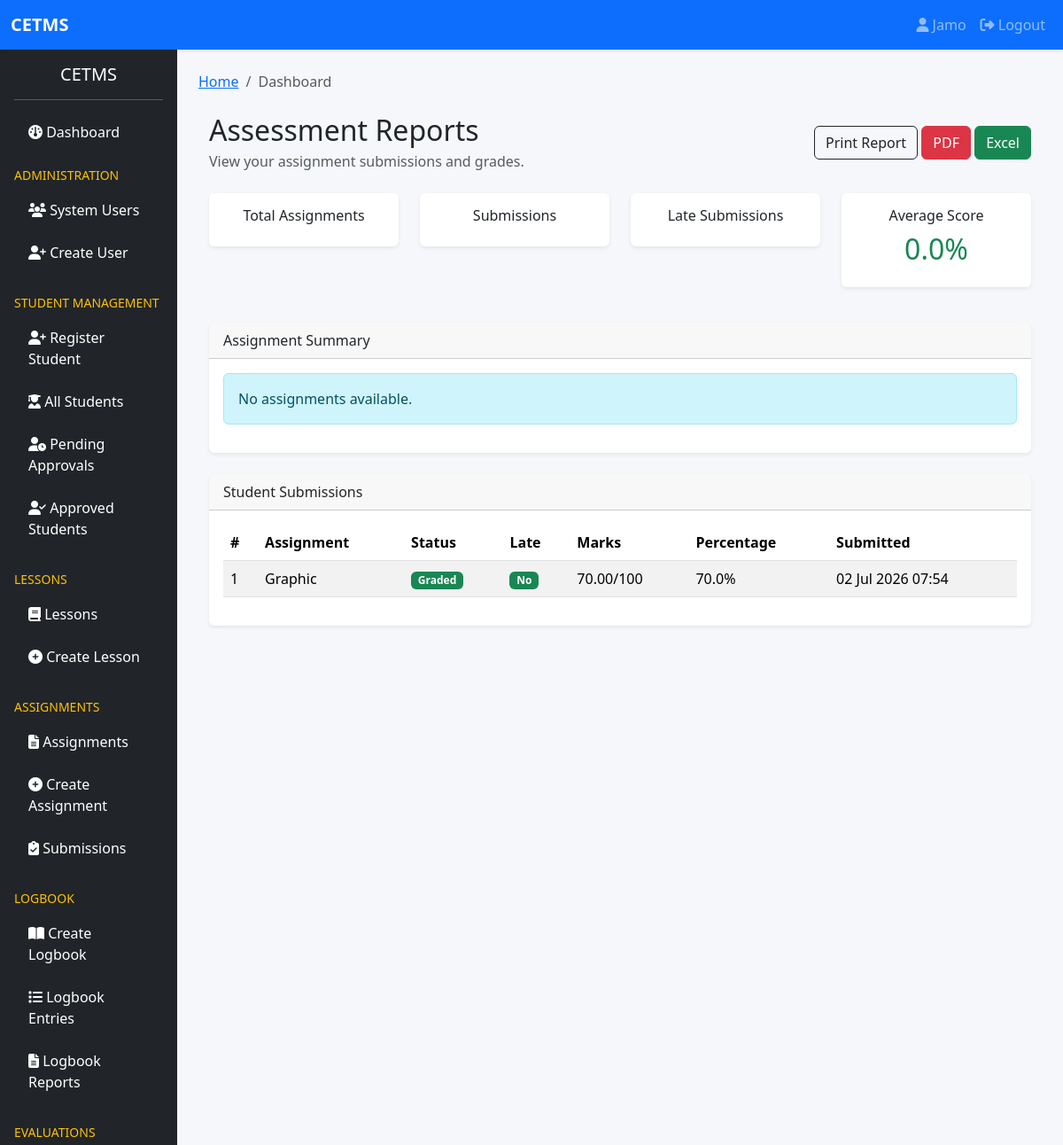
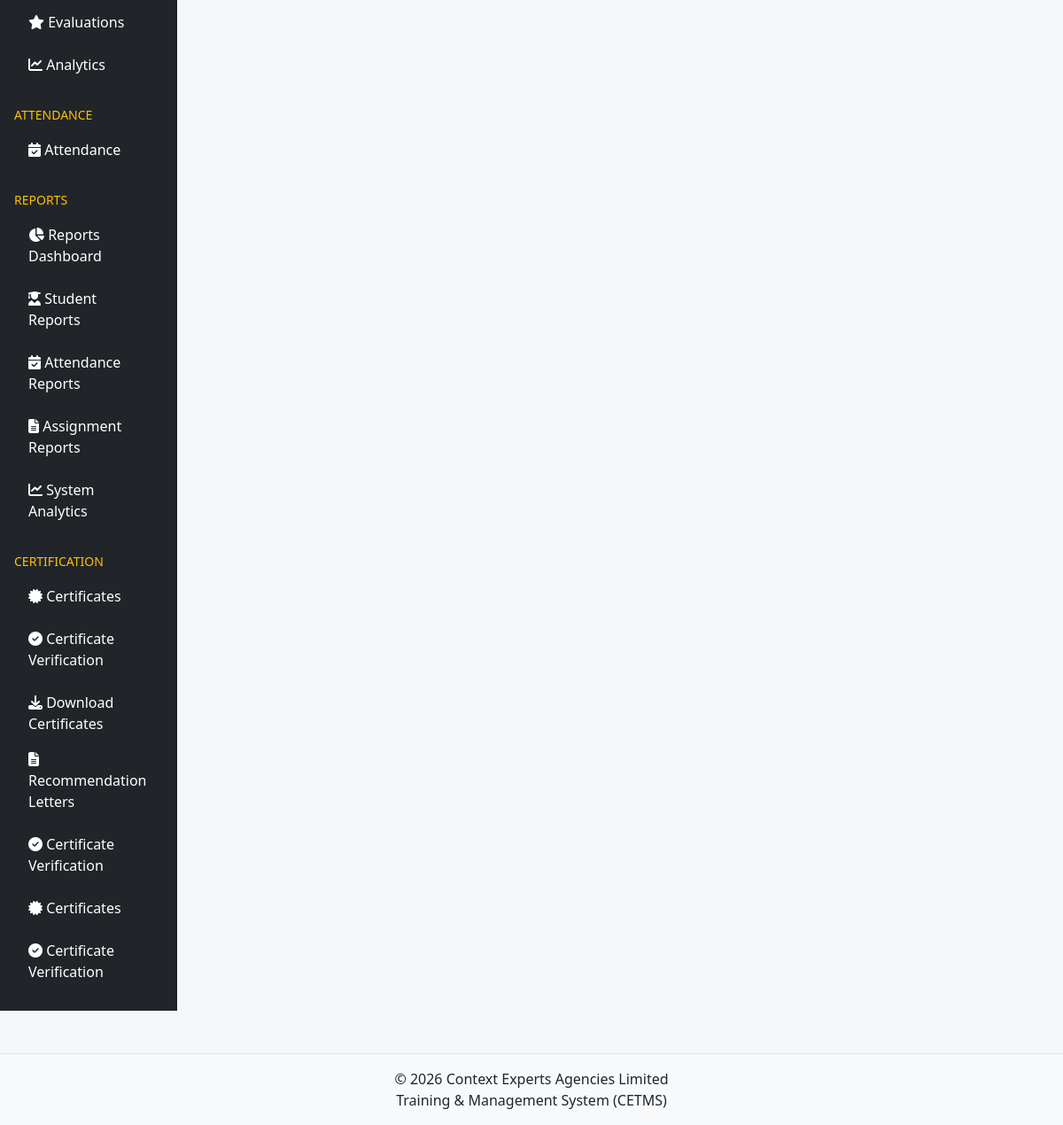
Screenshot of /reports/assignments/ (signed in) with the database file from the repository (2 pictures, top to bottom).
### accounts/models.py (models this page shows, shortened)
class User(AbstractUser):
    ROLE_CHOICES = (
        ('SUPER_ADMIN', 'Super Admin'),
        ('TRAINER', 'Trainer'),
        ('STUDENT', 'Student'),
        ('FINANCE', 'Finance Officer'),
    )
    role = models.CharField(
        max_length=20,
        choices=ROLE_CHOICES,
        default='STUDENT'
    )
    phone_number = models.CharField(
        max_length=20,
        blank=True,
        null=True
    )
    profile_picture = models.ImageField(
        upload_to='profiles/',
        blank=True,
        null=True
    )
    is_verified = models.BooleanField(
        default=False
    )
    last_seen = models.DateTimeField(
        blank=True,
        null=True
    )
    failed_login_attempts = models.PositiveIntegerField(
        default=0
    )
    is_locked = models.BooleanField(
        default=False
    )
    created_at = models.DateTimeField(
        auto_now_add=True
    )
    updated_at = models.DateTimeField(
        auto_now=True
    )
    class Meta:
        ordering = ['-date_joined']
        verbose_name = "User"
        verbose_name_plural = "Users"

### assignments/models.py (models this page shows, shortened)
class AssignmentSubmission(models.Model):
    STATUS_CHOICES = (
        ('SUBMITTED', 'Submitted'),
        ('GRADED', 'Graded'),
    )
    assignment = models.ForeignKey(
        Assignment,
        on_delete=models.CASCADE,
        related_name='submissions'
    )
    student = models.ForeignKey(
        settings.AUTH_USER_MODEL,
        on_delete=models.CASCADE,
        related_name='assignment_submissions'
    )
    submission_file = models.FileField(
        upload_to='assignments/submissions/'
    )
    submitted_at = models.DateTimeField(
        auto_now_add=True
    )
    is_late = models.BooleanField(
        default=False
    )
    marks_awarded = models.DecimalField(
        max_digits=5,
        decimal_places=2,
        null=True,
        blank=True
    )
    feedback = models.TextField(
        blank=True,
        null=True
    )
    graded_by = models.ForeignKey(
        settings.AUTH_USER_MODEL,
        on_delete=models.SET_NULL,
        null=True,
        blank=True,
        related_name='graded_assignments'
    )
    graded_at = models.DateTimeField(
        null=True,
        blank=True
    )
    status = models.CharField(
        max_length=20,
        choices=STATUS_CHOICES,
        default='SUBMITTED'
    )
    class Meta:
        ordering = ['-submitted_at']
        unique_together = ('assignment', 'student')
    @property
    def percentage_score(self):
        if not self.marks_awarded:
            return 0
        return round(
            (float(self.marks_awarded) / self.assignment.total_marks) * 100,
            2
        )

class Assignment(models.Model):
    STATUS_CHOICES = (
        ('DRAFT', 'Draft'),
        ('PUBLISHED', 'Published'),
        ('CLOSED', 'Closed'),
    )
    title = models.CharField(
        max_length=255
    )
    assignment_code = models.CharField(
        max_length=50,
        unique=True
    )
    lesson = models.ForeignKey(
        Lesson,
        on_delete=models.CASCADE,
        related_name='assignments',
        null=True,
        blank=True
    )
    instructions = models.TextField()
    attachment = models.FileField(
        upload_to='assignments/questions/',
        blank=True,
        null=True
    )
    total_marks = models.PositiveIntegerField(
        default=100
    )
    due_date = models.DateTimeField()
    status = models.CharField(
        max_length=20,
        choices=STATUS_CHOICES,
        default='DRAFT'
    )
    created_by = models.ForeignKey(
        settings.AUTH_USER_MODEL,
        on_delete=models.CASCADE,
        related_name='created_assignments'
    )
    created_at = models.DateTimeField(
        auto_now_add=True
    )
    updated_at = models.DateTimeField(
        auto_now=True
    )
    class Meta:
        ordering = ['-created_at']

### reports/views.py (the view, shortened to what this page needs)
@login_required
def assignment_reports(request):
    if is_staff_user(request.user):
        submissions = (
            AssignmentSubmission.objects
            .select_related(
                "student",
                "assignment"
            )
            .order_by("-submitted_at")
        )
    context = {
        "submissions": submissions,
        "total": submissions.count(),
        "graded": submissions.filter(
            status="GRADED"
        ).count(),
        "pending": submissions.filter(
            status="SUBMITTED"
        ).count(),
        "late": submissions.filter(
            is_late=True
        ).count(),
        "is_staff_user": is_staff_user(
            request.user
        ),
    }
    return render(
        request,
        "assignment_reports.html",
        context,
    )

### reports/views.py (called while the page is built)
def is_staff_user(user):
    return (
        user.role in [
            "SUPER_ADMIN",
            "TRAINER",
            "FINANCE",
        ]
        or user.is_staff
    )

### reports/templates/assignment_reports.html (shortened to what this page needs)
{% extends "base.html" %}
{% block content %}
<div class="container mt-4">
    <div class="d-flex justify-content-between align-items-center mb-4">
        <div>
            <h2 class="mb-1">
                Assessment Reports
            </h2>
            {% if is_trainer %}
            <p class="text-muted mb-0">
                View assignment performance and student submissions.
            </p>
            {% else %}
            <p class="text-muted mb-0">
                View your assignment submissions and grades.
            </p>
            {% endif %}
        </div>
        <div>
            <button onclick="window.print()"
                    class="btn btn-outline-dark">
                Print Report
            </button>
            <a href="{% url 'reports:assignment_pdf' %}"
               class="btn btn-danger">
                PDF
            </a>
            <a href="{% url 'reports:assignment_excel' %}"
               class="btn btn-success">
                Excel
            </a>
        </div>
    </div>
    <div class="row mb-4">
        <div class="col-md-3 mb-3">
            <div class="card shadow-sm text-center">
                <div class="card-body">
                    <h6>Total Assignments</h6>
                </div>
            </div>
        </div>
        <div class="col-md-3 mb-3">
            <div class="card shadow-sm text-center">
                <div class="card-body">
                    <h6>Submissions</h6>
                </div>
            </div>
        </div>
        <div class="col-md-3 mb-3">
            <div class="card shadow-sm text-center">
                <div class="card-body">
                    <h6>Late Submissions</h6>
                </div>
            </div>
        </div>
        <div class="col-md-3 mb-3">
            <div class="card shadow-sm text-center">
                <div class="card-body">
                    <h6>Average Score</h6>
                    <h2 class="text-success">
                        {{ average_score|default:"0"|floatformat:1 }}%
                    </h2>
                </div>
            </div>
        </div>
    </div>
    <div class="card shadow-sm mb-4">
        <div class="card-header">
            Assignment Summary
        </div>
        <div class="card-body">
            {% if assignments %}
            <div class="table-responsive">
                <table class="table table-bordered table-hover">
                    <thead class="table-light">
                        <tr>
                            <th>#</th>
                            <th>Assignment</th>
                            <th>Lesson</th>
                            <th>Due Date</th>
                            <th>Total Marks</th>
                            <th>Submissions</th>
                            <th>Status</th>
                        </tr>
                    </thead>
                    <tbody>
                        {% for assignment in assignments %}
                        <tr>
                            <td>{{ forloop.counter }}</td>
                            <td>{{ assignment.title }}</td>
                            <td>{{ assignment.lesson }}</td>
                            <td>{{ assignment.due_date|date:"d M Y H:i" }}</td>
                            <td>{{ assignment.total_marks }}</td>
                            <td>{{ assignment.total_submissions }}</td>
                            <td>
                                {% if assignment.status == "PUBLISHED" %}
                                <span class="badge bg-success">
                                    Published
                                </span>
                                {% elif assignment.status == "DRAFT" %}
                                <span class="badge bg-secondary">
                                    Draft
                                </span>
                                {% else %}
                                <span class="badge bg-danger">
                                    Closed
                                </span>
                                {% endif %}
                            </td>
                        </tr>
                        {% endfor %}
                    </tbody>
                </table>
            </div>
            {% else %}
            <div class="alert alert-info">
                No assignments available.
            </div>
            {% endif %}
        </div>
    </div>
    <div class="card shadow-sm">
        <div class="card-header">
            Student Submissions
        </div>
        <div class="card-body">
            {% if submissions %}
            <div class="table-responsive">
                <table class="table table-striped table-hover">
                    <thead>
                        <tr>
                            <th>#</th>
                            <th>Assignment</th>
                            <th>Status</th>
                            <th>Late</th>
                            <th>Marks</th>
                            <th>Percentage</th>
                            <th>Submitted</th>
                        </tr>
                    </thead>
                    <tbody>
                        {% for submission in submissions %}
                        <tr>
                            <td>{{ forloop.counter }}</td>
                            <td>
                                {{ submission.assignment.title }}
                            </td>
                            <td>
                                {% if submission.status == "GRADED" %}
                                <span class="badge bg-success">
                                    Graded
                                </span>
                                {% else %}
                                <span class="badge bg-primary">
                                    Submitted
                                </span>
                                {% endif %}
                            </td>
                            <td>
                                {% if submission.is_late %}
                                <span class="badge bg-warning">
                                    Yes
                                </span>
                                {% else %}
                                <span class="badge bg-success">
                                    No
                                </span>
                                {% endif %}
                            </td>
                            <td>
                                {% if submission.marks_awarded %}
                                    {{ submission.marks_awarded }}/{{ submission.assignment.total_marks }}
                                {% else %}
                                    -
                                {% endif %}
                            </td>
                            <td>
                                {% if submission.marks_awarded %}
                                    {{ submission.percentage_score }}%
                                {% else %}
                                    -
                                {% endif %}
                            </td>
                            <td>
                                {{ submission.submitted_at|date:"d M Y H:i" }}
                            </td>
                        </tr>
                        {% endfor %}
                    </tbody>
                </table>
            </div>
            {% else %}
            <div class="alert alert-warning">
                No assignment submissions found.
            </div>
            {% endif %}
        </div>
    </div>
</div>
{% endblock %}

### templates/partials/navbar.html (shortened to what this page needs)
<nav class="navbar navbar-expand-lg navbar-dark bg-primary shadow-sm">
    <div class="container-fluid">
        <a class="navbar-brand fw-bold" href="#">
            CETMS
        </a>
        <div class="collapse navbar-collapse" id="navbarNav">
            <ul class="navbar-nav ms-auto">
                {% if user.is_authenticated %}
                    <li class="nav-item">
                        <a class="nav-link"
                           href="{% url 'accounts:profile' %}">
                            <i class="fa fa-user"></i>
                            {{ user.username }}
                        </a>
                    </li>
                    <li class="nav-item">
                        <a class="nav-link"
                           href="{% url 'accounts:logout' %}">
                            <i class="fa fa-sign-out-alt"></i>
                            Logout
                        </a>
                    </li>
                {% endif %}
            </ul>
        </div>
    </div>
</nav>

### static/css/style.css (style rules this page uses)
body { background:#f5f7fa; }
.card { border:none; }

### rows the page displays
User: username "Jamo"
AssignmentSubmission: assignment "Graphic", status "Graded", is_late "No", marks_awarded "70.00", assignment.total_marks "100", percentage_score "70.0", submitted_at "02 Jul 2026 07:54"

### other values shown
{{ average_score|default:"0"|floatformat:1 }} "0.0"
